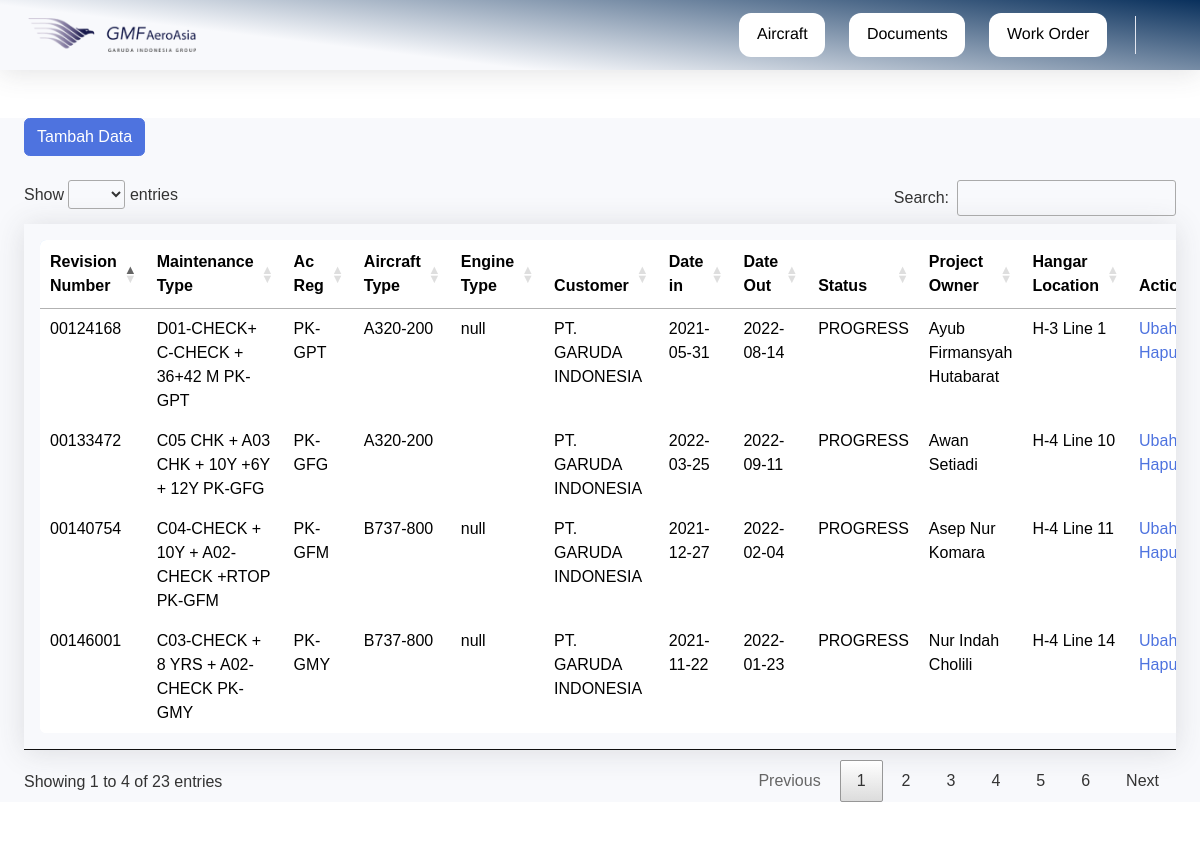
Page /index.php/aircraft_data on the committed database.
### tables this page shows
CREATE TABLE `aircraft_data` (
  `id` int(8) NOT NULL,
  `revision_number` varchar(16) NOT NULL,
  `maintenance_type` varchar(64) DEFAULT NULL,
  `ac_reg` varchar(8) DEFAULT NULL,
  `ac_type` varchar(16) DEFAULT NULL,
  `engine_type` varchar(16) DEFAULT NULL,
  `customer` varchar(128) DEFAULT NULL,
  `date_in` date DEFAULT NULL,
  `date_out` date DEFAULT NULL,
  `status` varchar(16) DEFAULT NULL,
  `project_owner` varchar(64) DEFAULT NULL,
  `hangar_location` varchar(16) DEFAULT NULL,
  `created_at` datetime DEFAULT NULL,
  `updated_at` datetime DEFAULT NULL,
  PRIMARY KEY (`revision_number`),
  KEY `status` (`status`),
  KEY `ac_type` (`ac_type`),
  CONSTRAINT `aircraft_data_ibfk_1` FOREIGN KEY (`status`) REFERENCES `status_code` (`status_code`),
  CONSTRAINT `aircraft_data_ibfk_2` FOREIGN KEY (`ac_type`) REFERENCES `aircraft_type` (`actype_code`)
);

CREATE TABLE `aircraft_type` (
  `id` tinyint(4) NOT NULL,
  `actype_code` varchar(16) NOT NULL,
  `actype_name` varchar(16) NOT NULL,
  `created_at` datetime DEFAULT NULL,
  `updated_at` datetime DEFAULT NULL,
  PRIMARY KEY (`actype_code`)
);

CREATE TABLE `status_code` (
  `status_code` varchar(16) NOT NULL,
  `status` varchar(64) NOT NULL,
  `created_at` datetime DEFAULT NULL,
  `updated_at` datetime DEFAULT NULL,
  PRIMARY KEY (`status_code`)
);

### application/controllers/aircraft_data.php (called while the page is built, shortened)
<?php
class aircraft_data extends CI_Controller
{
	public function __construct()
	{
		$this->load->model(array('aircraft_data_model', 'aircraft_type_model', 'status_model'));
	}
	public function index()
	{
		$this->read();
	}
	public function read()
	{
		$aircraft_data = $this->aircraft_data_model->read();
		$output = array(
			'judul' => 'Aircraft Data',
			'theme_page' => 'aircraft/aircraft_data_read',
			'aircraft_data' => $aircraft_data,
		);
		$this->load->view('theme/index', $output);
	}
}

### index.php (called while the page is built, shortened)
<?php
require_once BASEPATH.'core/CodeIgniter.php';

### application/models/aircraft_data_model.php (called while the page is built, shortened)
<?php
class aircraft_data_model extends CI_Model
{
	public function read($ac_type = '')
	{
		$this->db->select('aircraft_data.*');
		$this->db->select('aircraft_type.actype_name AS name');
		$this->db->select('status_code.status');
		$this->db->from('aircraft_data');
		$this->db->join('aircraft_type', 'aircraft_data.ac_type = aircraft_type.actype_code');
		$this->db->join('status_code', 'aircraft_data.status = status_code.status_code');
		$this->db->order_by('aircraft_data.revision_number DESC');
		$query = $this->db->get();
		return $query->result_array();
	}
}

### application/views/aircraft/aircraft_data_read.php (the view)
<a href=" <?php echo site_url('aircraft_data/submit'); ?>"" class=" btn btn-primary">Tambah Data</a>
<br><br>
<table class="table table-borderless table-responsive shadow p-3 mb-5" id="datatables">
	<thead class="thead-blue">
		<tr>
			<th>Revision Number</th>
			<th>Maintenance Type</th>
			<th>Ac Reg</th>
			<th>Aircraft Type</th>
			<th>Engine Type</th>
			<th>Customer</th>
			<th>Date in</th>
			<th>Date Out</th>
			<th>Status</th>
			<th>Project Owner</th>
			<th>Hangar Location</th>
			<th>Action</th>
		</tr>
	</thead>
	<tbody>
		<?php foreach ($aircraft_data as $data) : ?>
			<tr>
				<td><?php echo $data['revision_number']; ?></td>
				<td><?php echo $data['maintenance_type']; ?></td>
				<td><?php echo $data['ac_reg']; ?></td>
				<td><?php echo $data['name']; ?></td>
				<td><?php echo $data['engine_type']; ?></td>
				<td><?php echo $data['customer']; ?></td>
				<td><?php echo $data['date_in']; ?></td>
				<td><?php echo $data['date_out']; ?></td>
				<td><?php echo $data['status']; ?></td>
				<td><?php echo $data['project_owner']; ?></td>
				<td><?php echo $data['hangar_location']; ?></td>
				<td>
					<a href="<?php echo site_url('aircraft_data/update/' . $data['revision_number']); ?>">
						Ubah
					</a>
					<a href="<?php echo site_url('aircraft_data/delete/' . $data['revision_number']); ?>" onClick="return confirm('Delete Revision Number = <?php echo $data['revision_number']; ?> ?')">
						Hapus
					</a>
				</td>
			</tr>
		<?php endforeach ?>
	</tbody>
</table>

### assets/css/table.css (style rules this page uses)
.thead-blue { background-color: #CCE3FF; }
table tr th, table tr td { border-right: 1px; border-bottom: 1px; padding: 5px; }
table tr th:first-child, table tr td:first-child { border-left: 1px; }
table tr th { border-top: 1px; text-align: left; }
table tr:first-child th:first-child { border-top-left-radius: 6px; }
table tr:first-child th:last-child { border-top-right-radius: 6px; }
table tr:last-child td:first-child { border-bottom-left-radius: 6px; }
table tr:last-child td:last-child { border-bottom-right-radius: 6px; }

### rows in the picture
aircraft_data: revision_number "00146001", maintenance_type "C03-CHECK + 8 YRS + A02-CHECK PK-GMY", ac_reg "PK-GMY", ac_type.actype_name "B737-800", engine_type "null", customer "PT. GARUDA INDONESIA", date_in "2021-11-22", date_out "2022-01-23", status.status "PROGRESS", project_owner "Nur Indah Cholili", hangar_location "H-4 Line 14"
aircraft_data: revision_number "00140754", maintenance_type "C04-CHECK + 10Y + A02-CHECK +RTOP PK-GFM", ac_reg "PK-GFM", ac_type.actype_name "B737-800", engine_type "null", customer "PT. GARUDA INDONESIA", date_in "2021-12-27", date_out "2022-02-04", status.status "PROGRESS", project_owner "Asep Nur Komara", hangar_location "H-4 Line 11"
aircraft_data: revision_number "00133472", maintenance_type "C05 CHK + A03 CHK + 10Y +6Y + 12Y PK-GFG", ac_reg "PK-GFG", ac_type.actype_name "A320-200", customer "PT. GARUDA INDONESIA", date_in "2022-03-25", date_out "2022-09-11", status.status "PROGRESS", project_owner "Awan Setiadi", hangar_location "H-4 Line 10"
aircraft_data: revision_number "00124168", maintenance_type "D01-CHECK+ C-CHECK + 36+42 M PK-GPT", ac_reg "PK-GPT", ac_type.actype_name "A320-200", engine_type "null", customer "PT. GARUDA INDONESIA", date_in "2021-05-31", date_out "2022-08-14", status.status "PROGRESS", project_owner "Ayub Firmansyah Hutabarat", hangar_location "H-3 Line 1"
